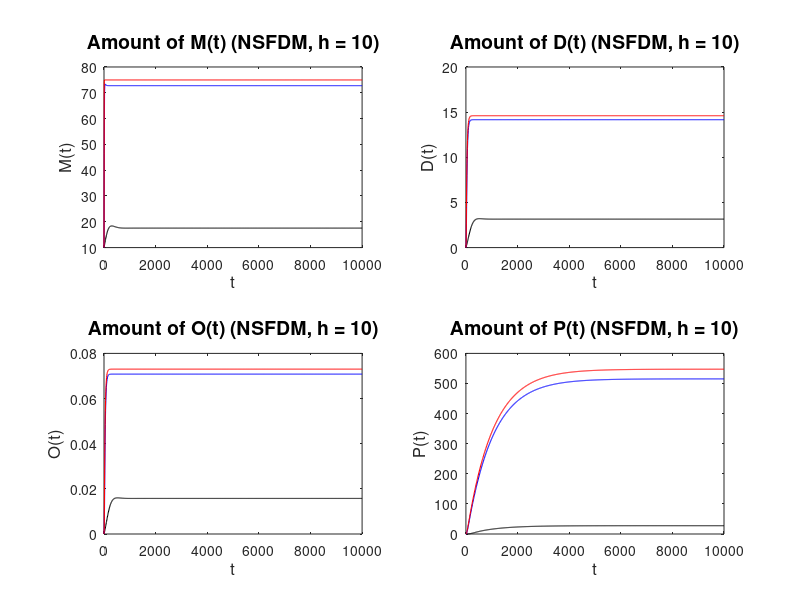

Recreate this plot in MATLAB.
% Example 5: Parameter Sensitivity - Varying Delta

% Step 1: Definition of All Problem Parameters

# Values from Lindstrom 2021 and Cindyawati 2024

S        = 3.6*10^(-12)
delta_1  = 0.01;
delta_2  = 1;
delta_3  = 100;
gamma    = 75;
K_1      = 10^(-4);
K_2      = 5*10^(-4);
K_O      = 0.1;
mu_1     = 0.001;
mu_2     = 0.001;
mu_O     = 0.001;
mu_P     = 0.001;

% Step 2: Definition of Time Grid and Initial Conditions

T          = 10000;
h          = 10;
t          = (0:h:T)';

M_null      = 10;
D_null      = 0;
O_null      = 0;
P_null      = 0;

% Step 3: Initialization of Solution Vectors

M_nsfdm_1    = zeros(length(t),1);
D_nsfdm_1    = zeros(length(t),1);
O_nsfdm_1    = zeros(length(t),1);
P_nsfdm_1    = zeros(length(t),1);

M_nsfdm_1(1) = M_null;
D_nsfdm_1(1) = D_null;
O_nsfdm_1(1) = O_null;
P_nsfdm_1(1) = P_null;

M_nsfdm_2    = zeros(length(t),1);
D_nsfdm_2    = zeros(length(t),1);
O_nsfdm_2    = zeros(length(t),1);
P_nsfdm_2    = zeros(length(t),1);

M_nsfdm_2(1) = M_null;
D_nsfdm_2(1) = D_null;
O_nsfdm_2(1) = O_null;
P_nsfdm_2(1) = P_null;

M_nsfdm_3    = zeros(length(t),1);
D_nsfdm_3    = zeros(length(t),1);
O_nsfdm_3    = zeros(length(t),1);
P_nsfdm_3    = zeros(length(t),1);

M_nsfdm_3(1) = M_null;
D_nsfdm_3(1) = D_null;
O_nsfdm_3(1) = O_null;
P_nsfdm_3(1) = P_null;

% Step 4: Loop over Time Grid

for j = 1:1:(length(t)-1)
  h            = t(j+1) - t(j);

  M_nsfdm_1(j+1) = (M_nsfdm_1(j)+h*(S+delta_1*M_nsfdm_1(j)))/(1+h*((delta_1/gamma)*M_nsfdm_1(j)+2*K_1*M_nsfdm_1(j)+K_2*D_nsfdm_1(j)+K_O*O_nsfdm_1(j)+mu_1));
  D_nsfdm_1(j+1) = (D_nsfdm_1(j)+h*(K_1*M_nsfdm_1(j)*M_nsfdm_1(j+1)))/(1+h*(K_2*M_nsfdm_1(j+1)+mu_2));
  O_nsfdm_1(j+1) = (O_nsfdm_1(j)+h*(K_2*M_nsfdm_1(j+1)*D_nsfdm_1(j+1)))/(1+h*(K_O*M_nsfdm_1(j+1)+mu_O));
  P_nsfdm_1(j+1) = (P_nsfdm_1(j)+h*(K_O*M_nsfdm_1(j+1)*O_nsfdm_1(j+1)))/(1+h*mu_P);

  M_nsfdm_2(j+1) = (M_nsfdm_2(j)+h*(S+delta_2*M_nsfdm_2(j)))/(1+h*((delta_2/gamma)*M_nsfdm_2(j)+2*K_1*M_nsfdm_2(j)+K_2*D_nsfdm_2(j)+K_O*O_nsfdm_2(j)+mu_1));
  D_nsfdm_2(j+1) = (D_nsfdm_2(j)+h*(K_1*M_nsfdm_2(j)*M_nsfdm_2(j+1)))/(1+h*(K_2*M_nsfdm_2(j+1)+mu_2));
  O_nsfdm_2(j+1) = (O_nsfdm_2(j)+h*(K_2*M_nsfdm_2(j+1)*D_nsfdm_2(j+1)))/(1+h*(K_O*M_nsfdm_2(j+1)+mu_O));
  P_nsfdm_2(j+1) = (P_nsfdm_2(j)+h*(K_O*M_nsfdm_2(j+1)*O_nsfdm_2(j+1)))/(1+h*mu_P);

  M_nsfdm_3(j+1) = (M_nsfdm_3(j)+h*(S+delta_3*M_nsfdm_3(j)))/(1+h*((delta_3/gamma)*M_nsfdm_3(j)+2*K_1*M_nsfdm_3(j)+K_2*D_nsfdm_3(j)+K_O*O_nsfdm_3(j)+mu_1));
  D_nsfdm_3(j+1) = (D_nsfdm_3(j)+h*(K_1*M_nsfdm_3(j)*M_nsfdm_3(j+1)))/(1+h*(K_2*M_nsfdm_3(j+1)+mu_2));
  O_nsfdm_3(j+1) = (O_nsfdm_3(j)+h*(K_2*M_nsfdm_3(j+1)*D_nsfdm_3(j+1)))/(1+h*(K_O*M_nsfdm_3(j+1)+mu_O));
  P_nsfdm_3(j+1) = (P_nsfdm_3(j)+h*(K_O*M_nsfdm_3(j+1)*O_nsfdm_3(j+1)))/(1+h*mu_P);
endfor

% Step 5: Plotting

figure(4)

hold on

subplot(2,2,1);
plot(t,M_nsfdm_1,'linewidth',0.8,'color','black');
hold on
plot(t,M_nsfdm_2,'linewidth',0.8,'color','blue');
hold on
plot(t,M_nsfdm_3,'linewidth',0.8,'color','red');
title('Amount of M(t) (NSFDM, h = 10)','fontsize',14);
xlabel('t','fontsize',12);
ylabel('M(t)','fontsize',12);

subplot(2,2,2);
plot(t,D_nsfdm_1,'linewidth',0.8,'color','black');
hold on
plot(t,D_nsfdm_2,'linewidth',0.8,'color','blue');
hold on
plot(t,D_nsfdm_3,'linewidth',0.8,'color','red');
title('Amount of D(t) (NSFDM, h = 10)','fontsize',14);
xlabel('t','fontsize',12);
ylabel('D(t)','fontsize',12);

subplot(2,2,3);
plot(t,O_nsfdm_1,'linewidth',0.8,'color','black');
hold on
plot(t,O_nsfdm_2,'linewidth',0.8,'color','blue');
hold on
plot(t,O_nsfdm_3,'linewidth',0.8,'color','red');
title('Amount of O(t) (NSFDM, h = 10)','fontsize',14);
xlabel('t','fontsize',12);
ylabel('O(t)','fontsize',12);

subplot(2,2,4);
plot(t,P_nsfdm_1,'linewidth',0.8,'color','black');
hold on
plot(t,P_nsfdm_2,'linewidth',0.8,'color','blue');
hold on
plot(t,P_nsfdm_3,'linewidth',0.8,'color','red');
title('Amount of P(t) (NSFDM, h = 10)','fontsize',14);
xlabel('t','fontsize',12);
ylabel('P(t)','fontsize',12);

hold off
